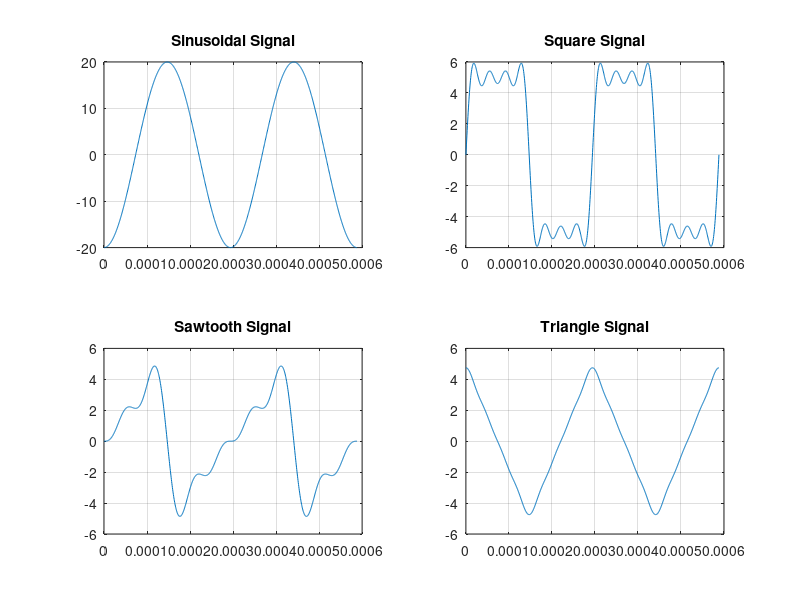
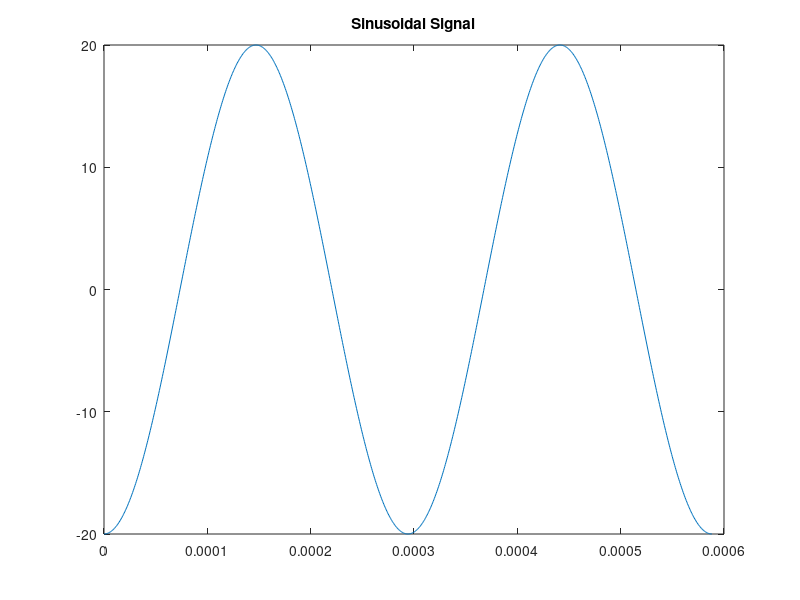
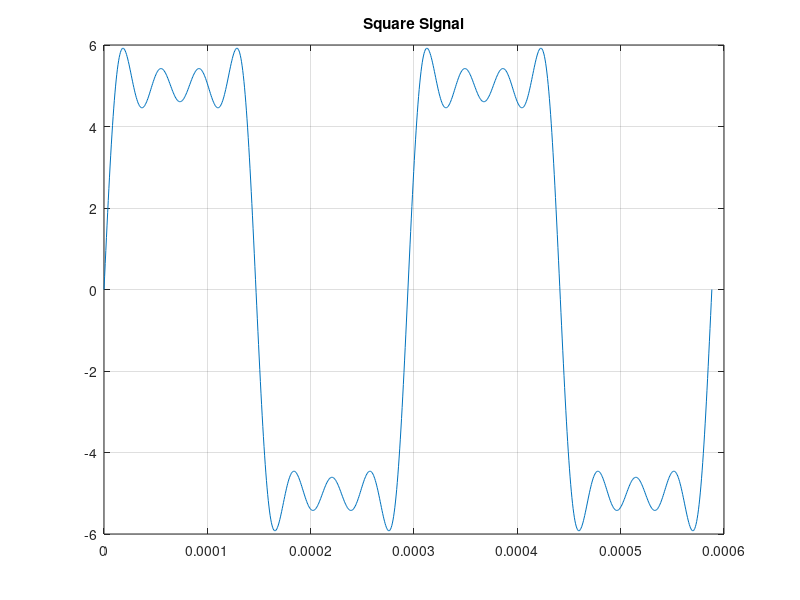
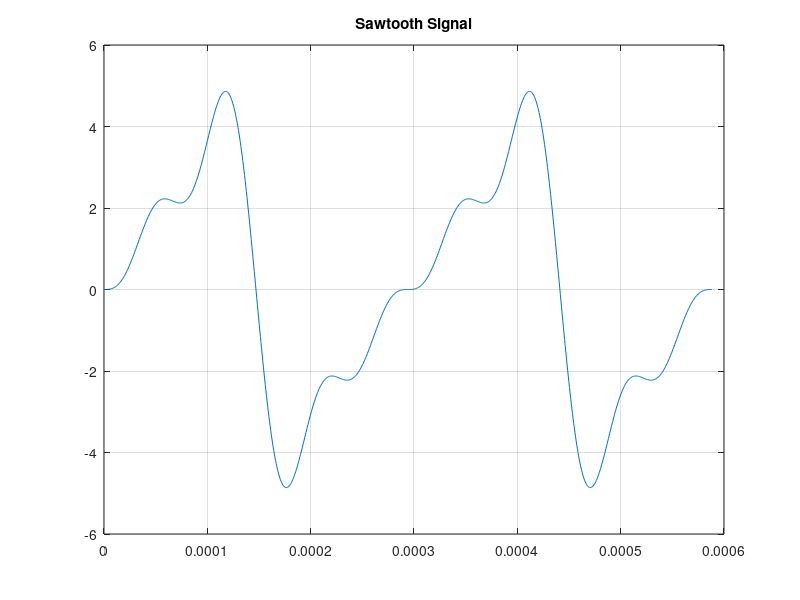

Source code (MATLAB) for these figures, in order:
clear all, close all,  clc, format compact
%Input---------------------------------------------------------------------
f = 3400;
A =5;
cp = 2;
num_cf = 4; %Cantidad Frecuencias
phi = 3*pi/2; % 0 (Sen)

%Process-------------------------------------------------------------------
T = 1/f;
t = linspace(0, cp*T, 1000);
N_square = (4*A)/(pi); %Normalizacion
N_sawtooth = (2*A)/(pi); %Normalizacion
N_Triangle = (8*A)/(pi^2); %Normalizacion

s_square = 0;
s_sawtooth = 0;
s_triangle = 0;
s_sinusoidal = 0;

%Sinusoidal
for n=1:num_cf
    s_sinusoidal_f = A*sin(2*pi*f*t + phi);
    s_sinusoidal = s_sinusoidal + s_sinusoidal_f;
end


%Square
for n=1:2:(2*num_cf-1)
    s_square_f = (N_square/n)*sin(2*pi*n*f*t);
    s_square = s_square + s_square_f;
end

%Sawtooth
for n=1:num_cf
    s_sawtooth_f = ((-1)^(n+1))*(N_sawtooth/n)*sin(2*pi*n*f*t);
    s_sawtooth = s_sawtooth + s_sawtooth_f;
end

%Triangle
for n=1:2:(2*num_cf-1)
    s_triangle_f = (N_Triangle/n^2)*cos(2*pi*n*f*t);
    s_triangle = s_triangle + s_triangle_f;
end

%Output--------------------------------------------------------------------
%One graphic
figure(1)
subplot(2,2,1), plot(t,s_sinusoidal), title('Sinusoidal Signal'), grid on
subplot(2,2,2), plot(t,s_square), title('Square Signal'), grid on
subplot(2,2,3), plot(t,s_sawtooth), title('Sawtooth Signal'), grid on
subplot(2,2,4), plot(t,s_triangle), title('Triangle Signal'), grid on


%Sinusoidal graphic
figure(2)
plot(t, s_sinusoidal), title('Sinusoidal Signal')

%Square graphic
figure(3)
plot(t, s_square), title('Square Signal'), grid on

%Sawtooth graphic
figure(4)
plot(t, s_sawtooth), title('Sawtooth Signal'), grid on

%Triangle graphic
figure(5)
plot(t, s_triangle), title('Triangle Signal'), grid on
%NOTE, ADD SINOSUIDAL GRAHP